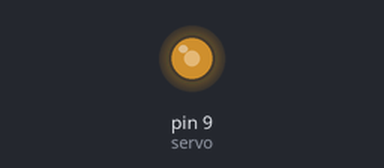
The sketch below on a simulated Arduino Uno, built with avr-gcc and run on an emulated ATmega328P. Parts: output pins drawn as LEDs (lit = HIGH). What the sketch prints to the serial monitor is not drawn.

Above: at 0.05 s.
At 2.1 s:
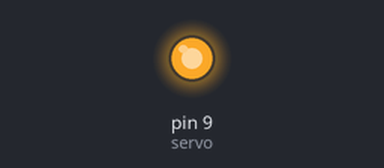
At 3.1 s:
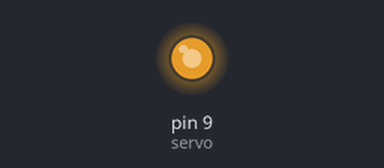
Timing chart, 0 to 6.9 s (numbered marks = the images above):
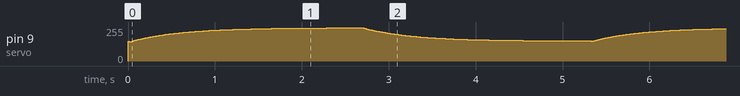

The sketch:

PID_servo2.ino
```cpp
/**
 * PID 기반 서보 테스트
*/

#define servo 9

float Result = 150; //초기각도
float oneTimeDelay = 10; // [mS]

float pre_P_error = 0;
float Result_PID ;

float Kp = 0.1;
float Ki = 0.4;
float Kd = 0.6;

float P_error, I_error, D_error;
float PID(float Goals,
    float Arg = 50)
{
    P_error = Goals - Result_PID; // 목표값과 실제값 차이
    I_error += P_error;
    D_error = pre_P_error - P_error;
    float val = ( P_error * Kp ) + ( I_error * Ki ) + ( D_error * Kd );

    Result_PID = val;
    float ResultVal = (val + Result *(Arg-1))/Arg;
    Serial.print(val);
    Serial.print("\t");
    Serial.print(ResultVal);
    Serial.print("\t");
    Serial.print(int(Kp*100));
    Serial.print("\t");
    Serial.print(int(Ki*100));
    Serial.print("\t");
    Serial.println(int(Kd*100));
    return ResultVal;
}

void setup()
{

    pinMode(servo,OUTPUT);
    Serial.begin(115200);

}

float Goals;
void loop()
{
    if(Serial.available())
    {
        String text = "";
        while(Serial.available()==0){delay(10);}
        text = Serial.readString();
        Kp = text.toFloat();
        while(Serial.available()==0){delay(10);}
        text = Serial.readString();
        Ki = text.toFloat();
        while(Serial.available()==0){delay(10);}
        text = Serial.readString();
        Kd = text.toFloat();
    }
    Goals = 150;
    while(!((Result > Goals - 1) && (Result < Goals + 1)))
    {
        analogWrite(servo,Result);
        Result = PID(Goals);
        delay(oneTimeDelay);
    }
    Goals = 250;
    while(!((Result > Goals - 1) && (Result < Goals + 1)))
    {
        analogWrite(servo,Result);
        Result = PID(Goals);
        delay(oneTimeDelay);
    }
}
```
